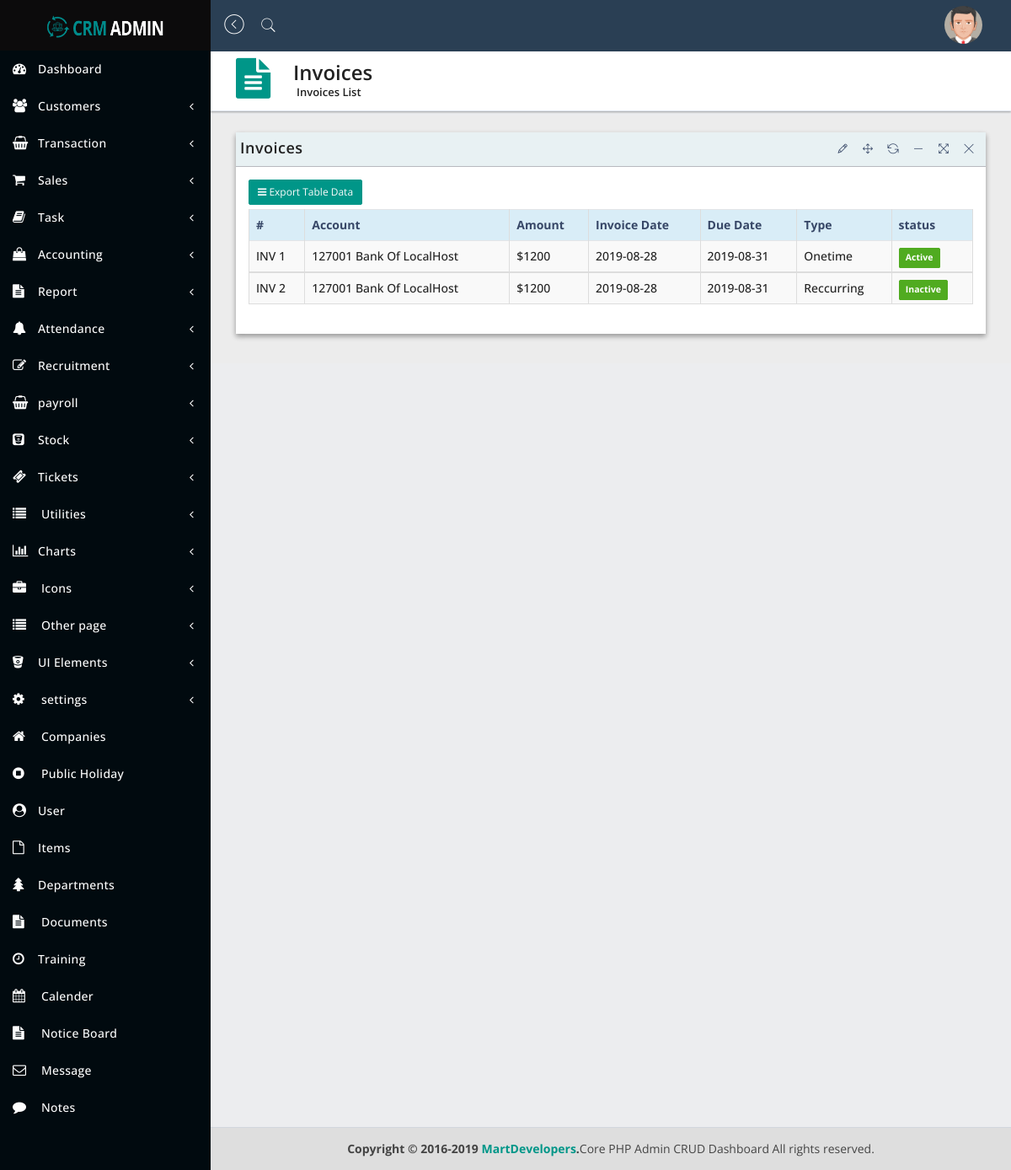
The app's page /invoice.php (signed in) with its own data.
### tables this page shows
CREATE TABLE `invoice` (
  `id` int(20) NOT NULL,
  `account` varchar(200) NOT NULL,
  `amount` varchar(200) NOT NULL,
  `invoice_date` varchar(200) NOT NULL,
  `due_date` varchar(200) NOT NULL,
  `type` varchar(200) NOT NULL,
  `status` varchar(200) NOT NULL
);

### invoice.php (the view, shortened to what this page needs)
<?php
include('assets/configs/config.php');
?>
<!DOCTYPE html>
<html lang="en">
<?php include('assets/_partials/head.php');?>
   <body class="hold-transition sidebar-mini">
      <div class="wrapper">
         <?php include('assets/_partials/header.php');?>
         <aside class="main-sidebar">
            <?php include('assets/_partials/navbar.php');?>
         </aside>
         <div class="content-wrapper">
            <section class="content-header">
               <div class="header-icon">
                  <i class="fa fa-file-text"></i>
               </div>
               <div class="header-title">
                  <h1>Invoices</h1>
                  <small>Invoices List</small>
               </div>
            </section>
            <section class="content">
               <div class="row">
                  <div class="col-sm-12">
                     <div class="panel panel-bd lobidrag">
                        <div class="panel-heading">
                           <div class="btn-group" id="buttonexport">
                              <a href="#">
                                 <h4>Invoices</h4>
                              </a>
                           </div>
                        </div>
                        <div class="panel-body">
                           <div class="btn-group">
                              <button class="btn btn-exp btn-sm dropdown-toggle" data-toggle="dropdown"><i class="fa fa-bars"></i> Export Table Data</button>
                           </div>
                           <div class="table-responsive">
                              <table id="dataTableExample1" class="table table-bordered table-striped table-hover">
                                 <thead>
                                    <tr class="info">
                                       <th>#</th>
                                       <th>Account</th>
                                       <th>Amount</th>
                                       <th>Invoice Date</th>
                                       <th>Due Date</th>
                                       <th>Type</th>
                                       <th>status</th>
                                    </tr>
                                 </thead>
                                 <?php
                                 $ret="SELECT * FROM invoice";
                                 $stmt= $mysqli->prepare($ret) ;
                                 $stmt->execute() ;
                                 $res=$stmt->get_result();
                                 $cnt=1;
                                 while($row=$res->fetch_object())
                                 {
                    	               ?>
                                 <tbody>
                                    <tr>
                                       <td>INV <?php echo $cnt;?></td>
                                       <td><?php echo $row->account;?></td>
                                       <td><?php echo $row->amount;?></td>
                                       <td><?php echo $row->invoice_date;?></td>
                                       <td><?php echo $row->due_date;?></td>
                                       <td><?php echo $row->type;?></td>
                                       <td><span class="label-success label label-default"><?php echo $row->status;?></span>
                                       </td>
                                    </tr>
                                 </tbody>
                                 <?php $cnt = $cnt+1; }?>
                              </table>
                           </div>
                        </div>
                     </div>
                  </div>
               </div>
            </section>
         </div>
         <?php include('assets/_partials/footer.php');?>
      </div>
   </body>
</html>

### records on screen
invoice: account "127001 Bank Of LocalHost", amount "$1200", invoice_date "2019-08-28", due_date "2019-08-31", type "Onetime", status "Active"
invoice: account "127001 Bank Of LocalHost", amount "$1200", invoice_date "2019-08-28", due_date "2019-08-31", type "Reccurring", status "Inactive"
